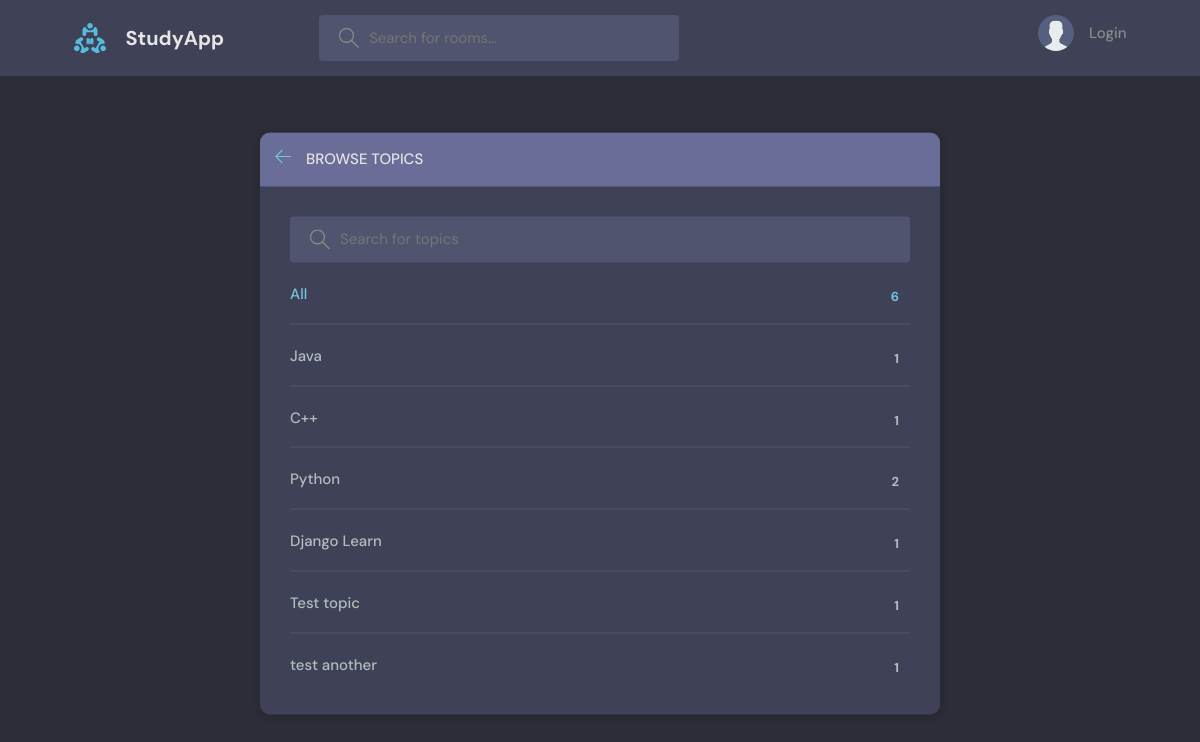
Page /topics/ on the committed database.
### base/models.py (models this page shows, shortened)
class Topic(models.Model):
    name = models.CharField(max_length=45)

### base/views.py (the view)
# urls.py: path("topics/", views.topicsPage, name="topics"),
def topicsPage(request):
    q = request.GET.get('q') if request.GET.get('q') != None else ''
    topics = Topic.objects.filter(name__icontains=q)
    return render(request, 'base/topics.html',{'topics':topics})

### base/templates/base/topics.html (shortened to what this page needs)
{% extends 'main.html' %} {% block content %}
    <main class="create-room layout">
      <div class="container">
        <div class="layout__box">
          <div class="layout__boxHeader">
            <div class="layout__boxTitle">
              <a href="{% url 'home' %}">
                <svg version="1.1" xmlns="http://www.w3.org/2000/svg" width="32" height="32" viewBox="0 0 32 32">
                  <title>arrow-left</title>
                  <path
                    d="M13.723 2.286l-13.723 13.714 13.719 13.714 1.616-1.611-10.96-10.96h27.625v-2.286h-27.625l10.965-10.965-1.616-1.607z"
                  ></path>
                </svg>
              </a>
              <h3>Browse Topics</h3>
            </div>
          </div>
          <div class="topics-page layout__body">
            <form action="" method="GET" class="header__search">
              <label>
                <input name="q" placeholder="Search for topics" />
              </label>
            </form>
            <ul class="topics__list">
              <li>
                <a href="{% url 'topics' %}" class="active">All <span>{{topics.count}}</span></a>
              </li>
              {% for topic in topics %}
              <li>
                <a href="{% url 'home' %}?q={{topic.name}}" >{{topic.name}} <span>{{ topic.room_set.all.count}}</span></a>
              </li>
              {% endfor %}
            </ul>
          </div>
        </div>
      </div>
    </main>
 {% endblock content %}

### static/styles/style.css (style rules this page uses)
:root { --color-main: #71c6dd; --color-main-light: #e1f6fb; --color-dark: #3f4156; --color-dark-medium: #51546e; --color-dark-light: #696d97; --color-light: #e5e5e5; --color-gray: #8b8b8b; --color-light-gray: #b2bdbd; --color-bg: #2d2d39; --color-success: #5dd693; --color-error: #fc4b0b; }
* { font-family: "DM Sans", -apple-system, BlinkMacSystemFont, "Segoe UI", Roboto, Oxygen, Ubuntu, Cantarell, "Open Sans", "Helvetica Neue", sans-serif; margin: 0; padding: 0; box-sizing: border-box; text-rendering: optimizeLegibility; font-size: inherit; }
html { font-size: 56.25%; }
@media only screen and (min-width: 1200px) { html { font-size: 62.5%; } }
body { line-height: 1.6; font-weight: 400; font-size: 1.5rem; color: var(--color-light-gray); background-color: var(--color-bg); min-height: 100vh; }
a { display: inline-block; color: var(--color-main); text-decoration: none; }
.container { max-width: 120rem; width: 90%; margin: auto; }
.header__search > label { background-color: var(--color-dark-medium); padding: 1.3rem 1rem; display: flex; align-items: center; gap: 1rem; border-radius: 4px; }
.header__search svg { fill: var(--color-gray); width: 2rem; height: 2rem; margin-left: 1rem; }
.header__search input { width: 30rem; background: transparent; border: none; outline: none; color: var(--color-light); }
.layout { margin-top: 2.4rem; }
.layout > .container { display: flex; justify-content: space-between; align-items: flex-start; }
.layout__box { width: 90%; max-width: 48rem; min-height: 40rem; position: absolute; top: 50%; left: 50%; transform: translate(-50%, -46%); background-color: var(--color-dark); border-radius: 1rem; box-shadow: 1px 1px 6px 3px rgba(0, 0, 0, 0.1); overflow: hidden; }
.layout__boxHeader { display: flex; padding: 1.5rem; background-color: var(--color-dark-light); }
.layout__boxTitle { display: flex; gap: 1.5rem; align-items: center; }
.layout__boxTitle h3 { text-transform: uppercase; font-weight: 500; color: var(--color-light); }
.layout__boxTitle svg { width: 1.6rem; height: 1.6rem; fill: var(--color-main); }
.layout__body { margin: 3rem; }
.topics__list { list-style: none; }
.topics__list li a { display: flex; justify-content: space-between; margin-bottom: 3rem; font-weight: 500; color: var(--color-light-gray); transition: all 0.3s ease-in-out; }
.topics__list li a.active, .topics__list li a:hover { color: var(--color-main); }
.topics__list li a span { padding: 0.5rem 1rem; background-color: var(--color-dark); border-radius: 3px; font-size: 1.3rem; font-weight: 700; letter-spacing: 1px; }
.topics-page .topics__list li:not(:last-child) a { margin: 2rem 0; padding-bottom: 1rem; text-decoration: none; border-bottom: 1px solid var(--color-dark-medium); }
.topics-page .header__search { display: block; }
.create-room.layout .layout__box { max-width: 68rem; }

### rows in the picture
Topic: name "Java", room_set.all.count "1"
Topic: name "C++", room_set.all.count "1"
Topic: name "Python", room_set.all.count "2"
Topic: name "Django Learn", room_set.all.count "1"
Topic: name "Test topic", room_set.all.count "1"
Topic: name "test another", room_set.all.count "1"

### other values in the picture
{{ topics.count }} "6"
